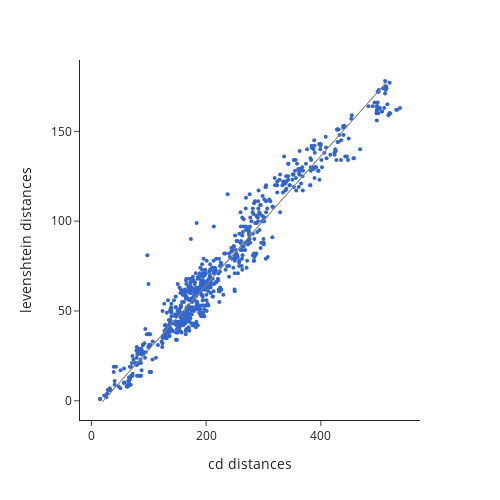

The notebook cell saved with this chart:
### Code cell
fig.update_traces(marker_size=4, marker_color=px.colors.qualitative.G10[0])

### Figure 1 — Plotly figure (JSON) as saved in the notebook; plotly's stock layout.template omitted (floating-point values rounded to 4 significant figures; data arrays with more than 128 entries replaced by an {"elided": "..."} marker saying what was removed)
{"data": [{"customdata": {"elided": "780x2 str values"}, "hoverinfo": "none", "hovertemplate": "<extra></extra>", "legendgroup": "False", "marker": {"color": "#3366CC", "size": 4, "symbol": "circle"}, "mode": "markers", "name": "False", "orientation": "v", "showlegend": true, "type": "scatter", "x": {"elided": "780 float values"}, "xaxis": "x", "y": {"elided": "780 int values"}, "yaxis": "y"}, {"hoverinfo": "skip", "hovertemplate": "<extra></extra>", "legendgroup": "", "line": {"color": "grey", "dash": "solid", "width": 1}, "marker": {"color": "#3366CC", "size": 4, "symbol": "circle"}, "mode": "lines", "name": "", "orientation": "v", "showlegend": false, "type": "scatter", "x": {"elided": "780 float values"}, "xaxis": "x", "y": {"elided": "780 float values"}, "yaxis": "y"}], "layout": {"height": 500, "legend": {"title": {"text": "selected"}, "tracegroupgap": 0}, "margin": {"t": 60}, "showlegend": false, "width": 500, "xaxis": {"anchor": "y", "autorange": true, "domain": [0, 1], "range": [-19.87, 572.9], "title": {"text": "cd distances"}, "type": "linear"}, "yaxis": {"anchor": "x", "autorange": true, "domain": [0, 1], "range": [-10.69, 189.7], "title": {"text": "levenshtein distances"}, "type": "linear"}}}
